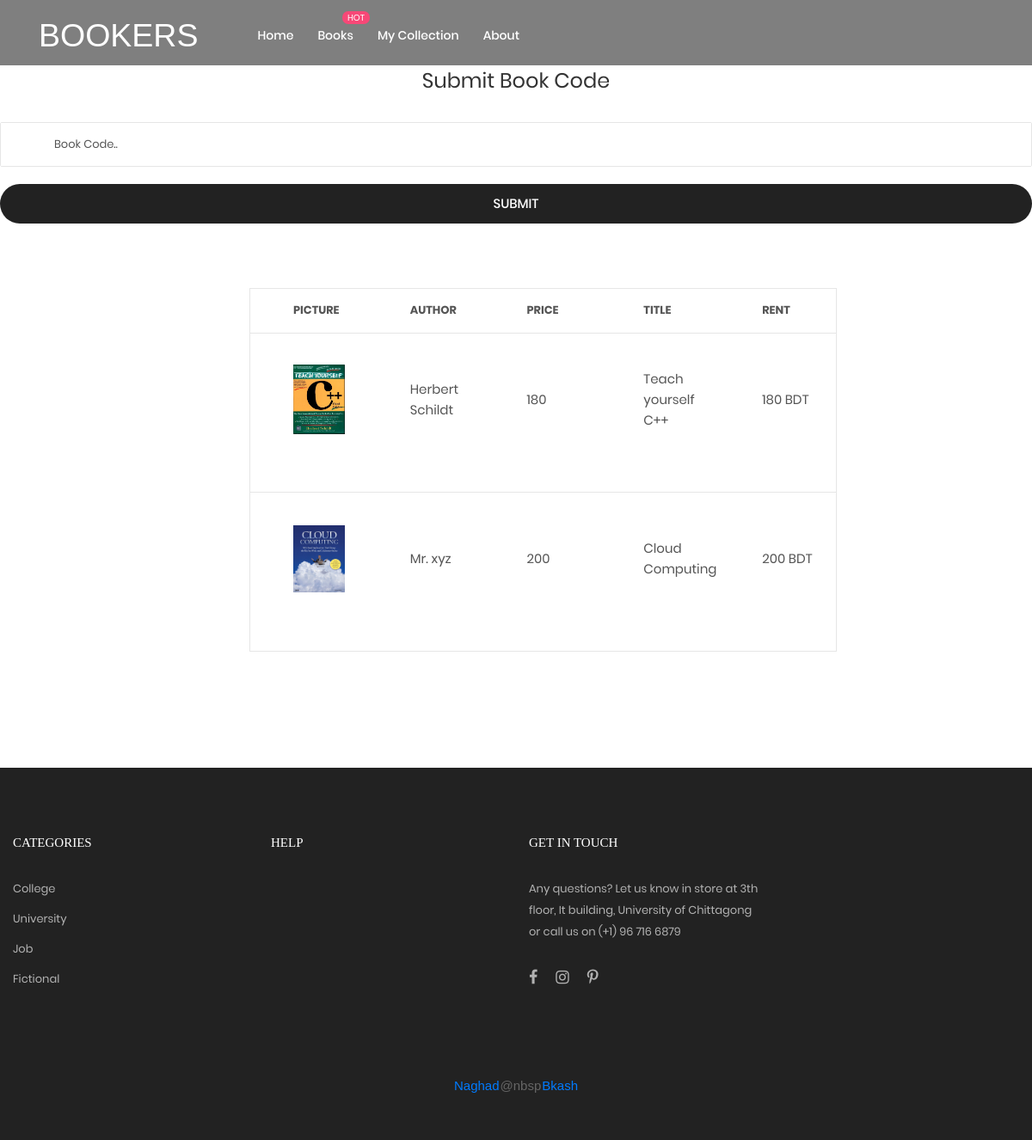
Screenshot of /rents.php (signed in) with the database file from the repository.
### tables this page shows
CREATE TABLE `book` (
  `b_id` varchar(10) NOT NULL,
  `b_title` varchar(30) NOT NULL,
  `a_name` varchar(30) NOT NULL,
  `state` varchar(10) NOT NULL,
  `catagory` varchar(15) NOT NULL,
  `price` int(5) NOT NULL DEFAULT '0',
  `status` varchar(20) NOT NULL DEFAULT 'Available',
  `b_pic` varchar(50) DEFAULT NULL
);

### rents.php (the view, shortened to what this page needs)
<?php
  $db = mysqli_connect('localhost', 'root', '', 'bookers');
  $u_id = $_SESSION['u_id'];
  $date = date("Y-m-d");
  $sql = "SELECT * FROM book,owns where owns.buyer_id='$u_id' AND book.b_id=owns.b_id";
  $result = mysqli_query($db, $sql);
?>
<!DOCTYPE html>
<html lang="en">
<head>
	<link rel="stylesheet" type="text/css" href="vendor/bootstrap/css/bootstrap.min.css">
	<link rel="stylesheet" type="text/css" href="fonts/font-awesome-4.7.0/css/font-awesome.min.css">
	<link rel="stylesheet" type="text/css" href="fonts/iconic/css/material-design-iconic-font.min.css">
	<link rel="stylesheet" type="text/css" href="fonts/linearicons-v1.0.0/icon-font.min.css">
	<link rel="stylesheet" type="text/css" href="vendor/animate/animate.css">
	<link rel="stylesheet" type="text/css" href="vendor/css-hamburgers/hamburgers.min.css">
	<link rel="stylesheet" type="text/css" href="vendor/animsition/css/animsition.min.css">
	<link rel="stylesheet" type="text/css" href="vendor/select2/select2.min.css">
	<link rel="stylesheet" type="text/css" href="vendor/perfect-scrollbar/perfect-scrollbar.css">
	<link rel="stylesheet" type="text/css" href="css/util.css">
	<link rel="stylesheet" type="text/css" href="css/main.css">
</head>
<body class="animsition" style="background-color: rgba(0,0,0,0.5);">
	<header class="header-v3">
		<div class="container-menu-desktop trans-03">
			<div class="wrap-menu-desktop">
				<nav class="limiter-menu-desktop p-l-45">
					<a href="<?php if( $_SESSION['success'] == "true" ){ echo "logged-home.php";}else{echo "index.php";}?>" class="logo" style="color:white;" >
						<h1>BOOKERS</h1>
					</a>
					<div class="menu-desktop">
						<ul class="main-menu">
							<li>
								<a href="<?php if( $_SESSION['success'] == "true" ){ echo "logged-home.php";}else{echo "index.php";}?>">Home</a>
							</li>
							<li class="label1" data-label1="hot">
								<a href="books.php">Books</a>
							</li>
							<li>
								<a href="mycollection.php">My Collection</a>
							</li>
							<li>
								<a href="contact.html">About</a>
							</li>
						</ul>
					</div>
				</nav>
			</div>
		</div>
	</header>
	<pre>
	</pre>
	<div style="background: rgb(255,255,255);">
					<form action="rents.php" method="post">
						<h4 class="mtext-105 cl2 txt-center p-b-30">
							Submit Book Code
						</h4>
						<div class="bor8 m-b-20 how-pos4-parent">
							<input class="stext-111 cl2 plh3 size-116 p-l-62 p-r-30" type="text" name="b_code" placeholder="Book Code..">
						</div>
						<button class="flex-c-m stext-101 cl0 size-121 bg3 bor1 hov-btn3 p-lr-15 trans-04 pointer" name="submit">
							Submit
						</button>
					</form>
	</div>
	<form class="bg0 p-t-75 p-b-85">
		<div class="container">
			<div class="row">
				<div class="col-lg-10 col-xl-7 m-lr-auto m-b-50">
					<div class="m-l-25 m-r--38 m-lr-0-xl">
						<div class="wrap-table-shopping-cart">
							<table class="table-shopping-cart">
								<tr class="table_head">
									<th class="column-1">Picture</th>
									<th class="column-1">Author</th>
									<th class="column-1">Price</th>
									<th class="column-1">Title</th>
									<th class="column-1">Rent</th>
								</tr>
	         						<?php
	         						   while ($row = mysqli_fetch_array($result)) {
	                                        echo "<tr class='table_row'>";
										 	echo "<td class='column-1'>";
											echo "<div class='how-itemcart1'>";
											echo "<img src='images/".$row['b_pic']."'>";
											echo "</div>";
											echo "</td>";
											echo "<td class='column-1'>".$row['a_name']."</td>";
											echo "<td class='column-1'>".$row['price']."</td>";
								        	echo "<td class='column-1'>".$row['b_title']."</td>";
								        	$price = $row['price']*1;
								        	$date2 = date_create($row['date']);
								        	$date1 = date_create($date);
								        	$diff = date_diff($date2,$date1);
								        	$month = ($diff->format("%R%a")*1)/30;
								        	$rent = 1;
								        	if( $month<= 2){
								        		$rent = $price * 0.1;
								        	}else if( $month <=4 ){
								        		$rent = $price * 0.2;
								        	}else if($month<=6){
								        		$rent = $price * 0.3;
								        	}
								        	else{
								        		$rent = $price;
								        	}
											echo "<td class='column-1'>".$rent." BDT</td>";
	                                    }
                                 	?>
                                 </tr>
							</table>
						</div>
					</div>
				</div>
			</div>
		</div>
	</form>
	<footer class="bg3 p-t-75 p-b-32">
		<div class="container">
			<div class="row">
				<div class="col-sm-6 col-lg-3 p-b-50">
					<h4 class="stext-301 cl0 p-b-30">
						Categories
					</h4>
					<ul>
						<li class="p-b-10">
							<a href="#" class="stext-107 cl7 hov-cl1 trans-04">
								College
							</a>
						</li>
						<li class="p-b-10">
							<a href="#" class="stext-107 cl7 hov-cl1 trans-04">
								University
							</a>
						</li>
						<li class="p-b-10">
							<a href="#" class="stext-107 cl7 hov-cl1 trans-04">
								Job
							</a>
						</li>
						<li class="p-b-10">
							<a href="#" class="stext-107 cl7 hov-cl1 trans-04">
								Fictional
							</a>
						</li>
					</ul>
				</div>
				<div class="col-sm-6 col-lg-3 p-b-50">
					<h4 class="stext-301 cl0 p-b-30">
						Help
					</h4>
				</div>
				<div class="col-sm-6 col-lg-3 p-b-50">
					<h4 class="stext-301 cl0 p-b-30">
						GET IN TOUCH
					</h4>
					<p class="stext-107 cl7 size-201">
						Any questions? Let us know in store at 3th floor, It building, University of Chittagong or call us on (+1) 96 716 6879
					</p>
					<div class="p-t-27">
						<a href="#" class="fs-18 cl7 hov-cl1 trans-04 m-r-16">
							<i class="fa fa-facebook"></i>
						</a>
						<a href="#" class="fs-18 cl7 hov-cl1 trans-04 m-r-16">
							<i class="fa fa-instagram"></i>
						</a>
						<a href="#" class="fs-18 cl7 hov-cl1 trans-04 m-r-16">
							<i class="fa fa-pinterest-p"></i>
						</a>
					</div>
				</div>
			</div>
			<div class="p-t-40">
				<div class="flex-c-m flex-w p-b-18">
					<a href="#" class="m-all-1">
						<p> Naghad </p>
					</a>
                    <p>@nbsp</p>
					<a href="#" class="m-all-1">
						<p> Bkash </p>
					</a>
				</div>
			</div>
		</div>
	</footer>
</body>
</html>

### css/main.css (style rules this page uses)
.container { max-width: 1380px; }
@media (max-width: 1600px) { .container { max-width: 1200px; } }
.container-menu-desktop { height: auto; width: 100%; position: relative; -webkit-transition: all 0.3s; -o-transition: all 0.3s; -moz-transition: all 0.3s; transition: all 0.3s; }
.header-v3 .container-menu-desktop { height: auto; }
.wrap-menu-desktop { position: fixed; z-index: 1100; background-color: transparent; width: 100%; height: 84px; top: 40px; left: 0px; -webkit-transition: height 0.3s, background-color 0.3s; -o-transition: height 0.3s, background-color 0.3s; -moz-transition: height 0.3s, background-color 0.3s; transition: height 0.3s, background-color 0.3s; }
.header-v3 .wrap-menu-desktop { background-color: transparent; top: 0; border-bottom: 1px solid rgba(255,255,255,0.1); }
.limiter-menu-desktop { height: 100%; display: -webkit-box; display: -webkit-flex; display: -moz-box; display: -ms-flexbox; display: flex; align-items: center; background-color: transparent; }
.logo { display: -webkit-box; display: -webkit-flex; display: -moz-box; display: -ms-flexbox; display: flex; align-items: center; height: 65%; margin-right: 55px; }
.menu-desktop { display: -webkit-box; display: -webkit-flex; display: -moz-box; display: -ms-flexbox; display: flex; align-items: center; height: 100%; }
.main-menu { list-style-type: none; margin: 0; display: -webkit-box; display: -webkit-flex; display: -moz-box; display: -ms-flexbox; display: flex; align-items: center; }
.main-menu > li { display: block; position: relative; padding: 20px 10px 20px 0px; margin: 0px 4px 0px 14px; }
.main-menu > li > a { font-family: Poppins-Medium; font-size: 14px; color: #333; padding: 5px 0px; transition: all 0.4s; -webkit-transition: all 0.4s; -o-transition: all 0.4s; -moz-transition: all 0.4s; }
.header-v3 .main-menu > li > a { color: #fff; }
.wrap-table-shopping-cart { overflow: auto; border-left: 1px solid #e6e6e6; border-right: 1px solid #e6e6e6; }
.table-shopping-cart { border-collapse: collapse; width: 100%; min-width: 680px; }
.table-shopping-cart tr { border-top: 1px solid #e6e6e6; border-bottom: 1px solid #e6e6e6; }
.table-shopping-cart .column-1 { width: 133px; padding-left: 50px; }
.table-shopping-cart .table_row { height: 185px; }
.table-shopping-cart .table_row td { padding-bottom: 20px; }
.table-shopping-cart .table_row td.column-1 { padding-bottom: 30px; }
.table-shopping-cart .table_head th { font-family: Poppins-Bold; font-size: 13px; color: #555; text-transform: uppercase; line-height: 1.6; padding-top: 15px; padding-bottom: 15px; }
.table-shopping-cart td { font-family: Poppins-Regular; color: #555; line-height: 1.6; }
.cl0 { color: #fff; }
.cl2 { color: #333; }
.cl7 { color: #b2b2b2; }
.stext-101 { font-family: Poppins-Medium; font-size: 15px; line-height: 1.466667; text-transform: uppercase; }
.stext-107 { font-family: Poppins-Regular; font-size: 13px; line-height: 1.923; }
.stext-111 { font-family: Poppins-Regular; font-size: 13px; line-height: 1.6923; }
.stext-301 { font-family: Montserrat-Bold; font-size: 15px; line-height: 1.6; text-transform: uppercase; }
.mtext-105 { font-family: Poppins-Regular; font-size: 24px; line-height: 1.5; }
.size-116 { width: 100%; height: 50px; }
.size-121 { width: 100%; height: 46px; }
.size-201 { max-width: 270px; }
.bg0 { background-color: #fff; }
.bg3 { background-color: #222; }
.bor1 { border-radius: 23px; }
.bor8 { border: 1px solid #e6e6e6; border-radius: 2px; }
.label1 { position: relative; }
.label1::after { content: attr(data-label1); font-family: Poppins-Regular; font-size: 10px; line-height: 15px; color: #fff; text-transform: uppercase; text-align: center; display: block; position: absolute; top: 3px; right: -9px; height: 15px; min-width: 32px; border-radius: 7px; padding: 0 4px; background-color: #f74877; }
.how-pos4-parent { position: relative; }
.how-itemcart1 { width: 60px; position: relative; margin-right: 20px; cursor: pointer; }
.how-itemcart1 img { width: 100%; }
.how-itemcart1::after { content: '\e870'; font-family: Linearicons-Free; font-size: 16px; display: -webkit-box; display: -webkit-flex; display: -moz-box; display: -ms-flexbox; display: flex; justify-content: center; align-items: center; position: absolute; width: 100%; height: 100%; top: 0; left: 0; background-color: rgba(0,0,0,0.5); color: #fff; transition: all 0.3s; -webkit-transition: all 0.3s; -o-transition: all 0.3s; -moz-transition: all 0.3s; opacity: 0; }

### rows the page displays
book: b_pic (picture), a_name "Herbert Schildt", price "180", b_title "Teach yourself C++"
book: b_pic (picture), a_name "Mr. xyz", price "200", b_title "Cloud Computing"
